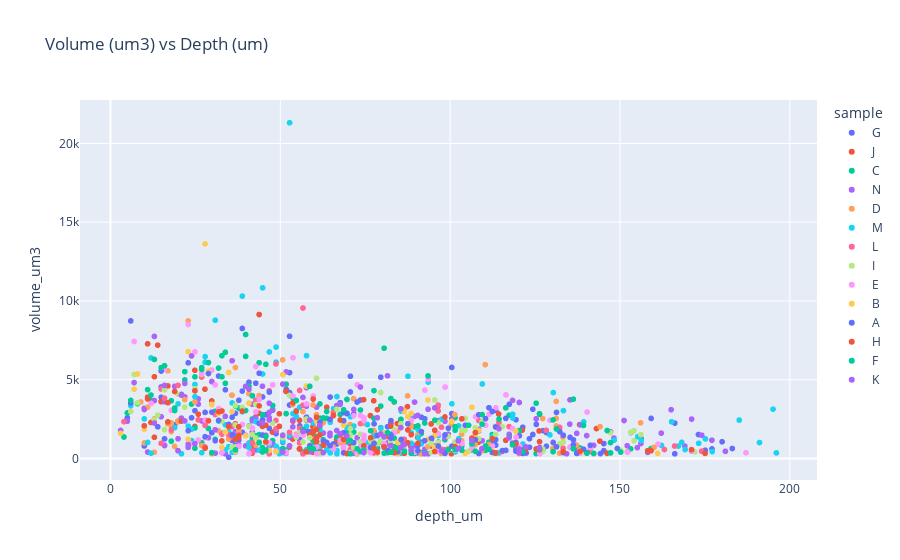
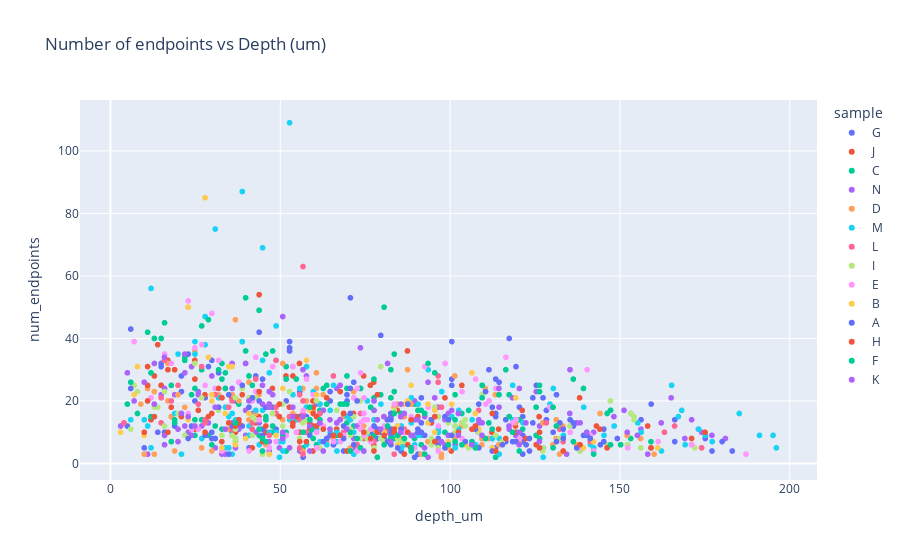

The notebook cell these images were saved under, in order:
### Markdown cell above
# Plot volume against depth

### Code cell
#Plot a histogram of the number of unique labels per depth
depth_df['depth_um'].hist()
plt.xlabel('Depth (um)')
plt.ylabel('Number of unique labels')
plt.title('Number of unique labels per depth')
plt.show()

#Plot the swarm plot of volume_um3 against depth_um
fig = px.scatter(merged_metrics_df, x='depth_um', y='volume_um3', color='sample', title='Volume (um3) vs Depth (um)')
fig.show()

#Plot the swarm plot of num_endpoints against depth_um
fig = px.scatter(merged_metrics_df, x='depth_um', y='num_endpoints', color='sample', title='Number of endpoints vs Depth (um)')
fig.show()

#Plot a histogram of distance from the k_nearest_neighbors_df
k_nearest_neighbors_df['distance'].hist()
plt.xlabel('Distance')
plt.ylabel('Frequency')
plt.title(f'Distribution of distances from {nearest_neighbors} nearest neighbors')
plt.show()
